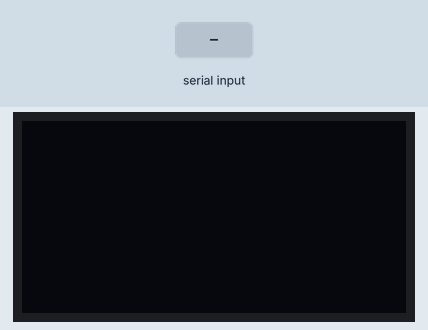
Bench run of a sketch on a simulated Arduino Uno, built with avr-gcc and run on an emulated ATmega328P. On the bench: 128×64 one-colour display. The inputs (shaded band) are chosen by the test bench.

Above: at 1.2 s.
1.3 s: "1\n" received over Serial
At 2.0 s:
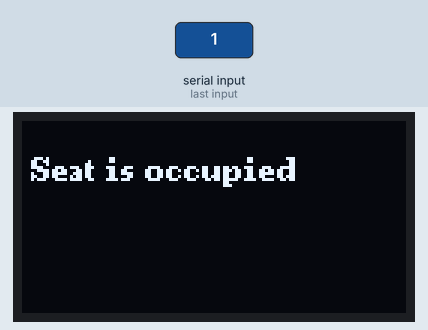
4.3 s: "2\n" received over Serial
At 5.5 s:
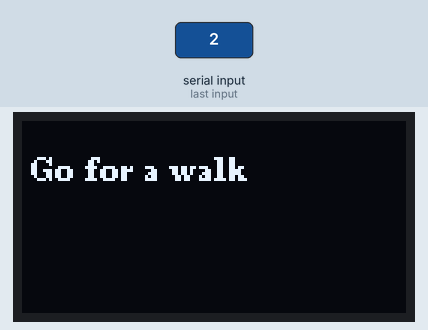
7.3 s: "3\n" received over Serial
At 8.0 s:
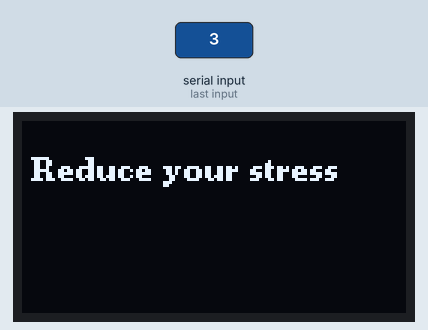
10.3 s: "4\n" received over Serial
At 11.8 s:
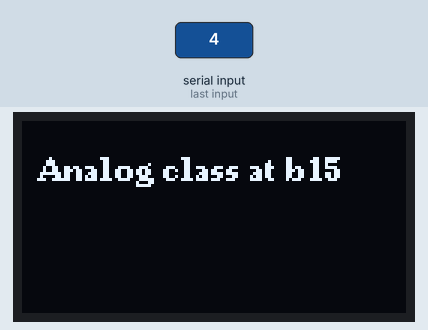
Timing chart, 0 to 13.3 s (numbered marks = the images above; inputs shaded):
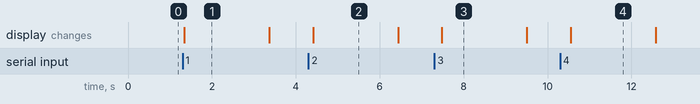

Measured:
- after the input at 1.3 s, the display: changes after 0.05 s (image 1)
- after the input at 4.3 s, the display: changes after 0.11 s (image 2)
- after the input at 7.3 s, the display: changes after 0.18 s (image 3)
- after the input at 10.3 s, the display: changes after 0.26 s (image 4)
- what the display in image 1 shows lasts 2.1 s, from 1.3 s to 3.4 s

The sketch:

Arduino_oled_display.ino
```cpp
#include <Arduino.h>
#include <U8g2lib.h>

// Initialize the OLED display using the U8g2 library
U8G2_SSD1306_128X64_NONAME_F_HW_I2C u8g2(U8G2_R0, /* reset=/ U8X8_PIN_NONE, / clock=/ A5, / data=*/ A4);

void setup() {
  // Start the serial communication
  Serial.begin(9600);
  // Initialize the display
  u8g2.begin();
}

void loop() {
  if (Serial.available()) {
    int input = Serial.parseInt(); // Read the input from the serial monitor

    // Clear the buffer
    u8g2.clearBuffer();

    // Set the font for the display
    u8g2.setFont(u8g2_font_ncenB08_tr);

    // Check the input and display the corresponding message
    if (input == 1) {
      u8g2.drawStr(0, 20, " Seat is occupied");
    } else if (input == 2) {
      u8g2.drawStr(0, 20, " Go for a walk");
    } else if (input == 3) {
      u8g2.drawStr(0, 20, " Reduce your stress");
    }
    else if (input == 4) {
      u8g2.drawStr(0, 20, "  Analog class at b15");
    }

    // Send the buffer to the display
    u8g2.sendBuffer();

    // Wait a bit before the next read
    delay(1000);
  }
}
```
